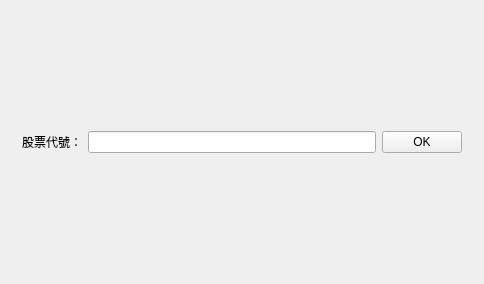
<?xml version="1.0" encoding="UTF-8"?>
<ui version="4.0">
 <class>Widget</class>
 <widget class="QWidget" name="Widget">
  <property name="geometry">
   <rect>
    <x>0</x>
    <y>0</y>
    <width>484</width>
    <height>284</height>
   </rect>
  </property>
  <property name="windowTitle">
   <string>Widget</string>
  </property>
  <layout class="QGridLayout" name="gridLayout">
   <item row="0" column="0">
    <widget class="QWidget" name="widget" native="true">
     <layout class="QGridLayout" name="gridLayout_2">
      <item row="0" column="0">
       <widget class="QLabel" name="label">
        <property name="text">
         <string>股票代號：</string>
        </property>
       </widget>
      </item>
      <item row="0" column="1">
       <widget class="QLineEdit" name="lineEdit"/>
      </item>
      <item row="0" column="2">
       <widget class="QPushButton" name="pushButton">
        <property name="text">
         <string>OK</string>
        </property>
       </widget>
      </item>
     </layout>
    </widget>
   </item>
  </layout>
 </widget>
 <layoutdefault spacing="6" margin="11"/>
 <resources/>
 <connections/>
</ui>
